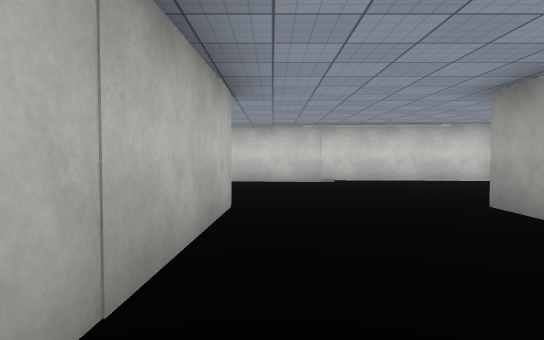
[1] (above)

18 first-person views from a walk through a scene from a Unity 3-D project. The camera is 1.2 m above the floor, tilts 2° down and sees 75° across. The floor is counted in squares, 2 m on a side. Each view is taken from the middle of a square. On the plan, view 1 faces up. The plan holds only what a view shows up to about 10 squares ahead; the rest is blank. The place goes on beyond the plan. Surface patterns are stand-ins for the level's own textures.

[2]
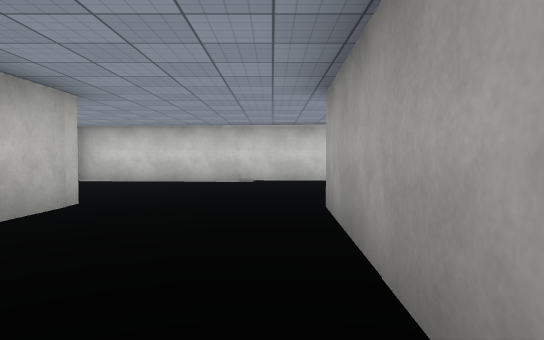

[3]
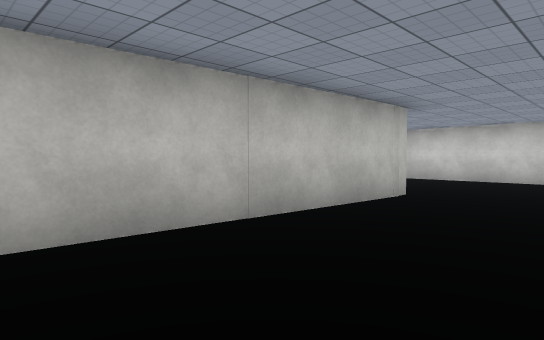

[4]
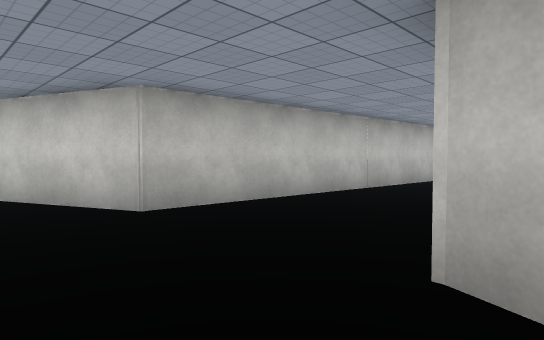

[5]
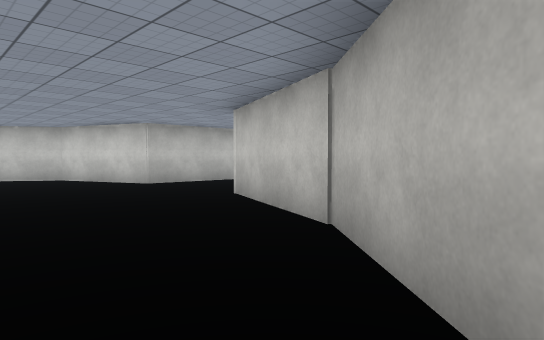

[6]
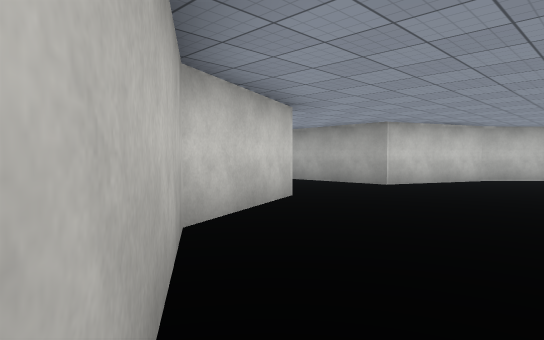

[7]
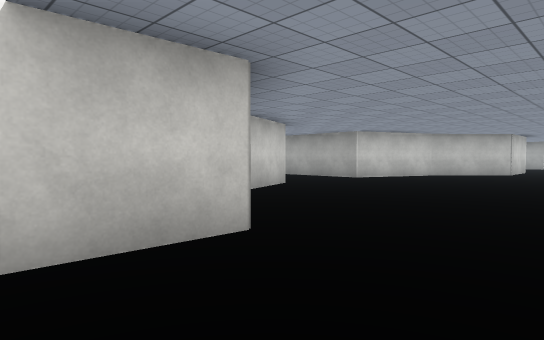

[8]
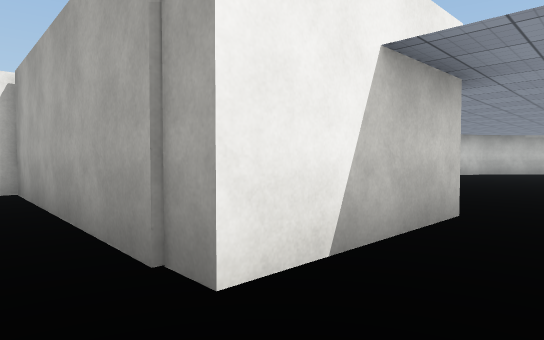

[9]
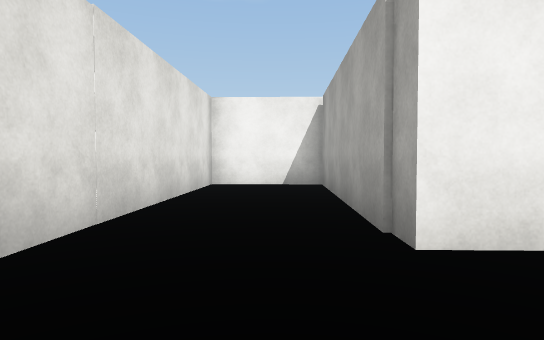

[10]
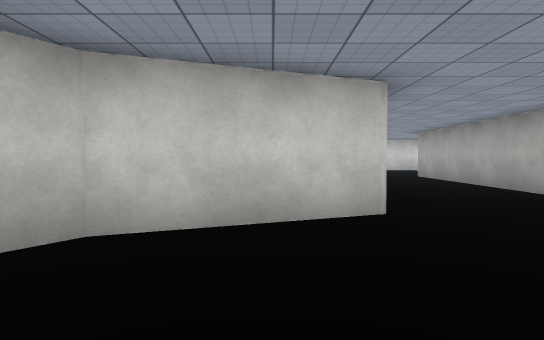

[11]
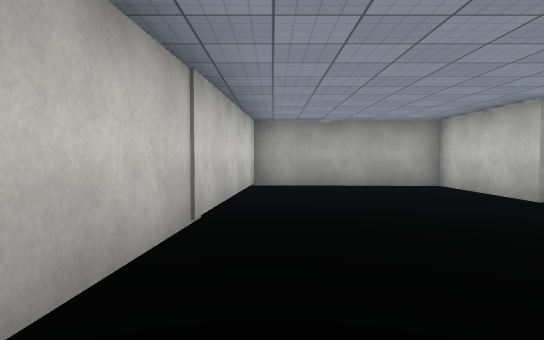

[12]
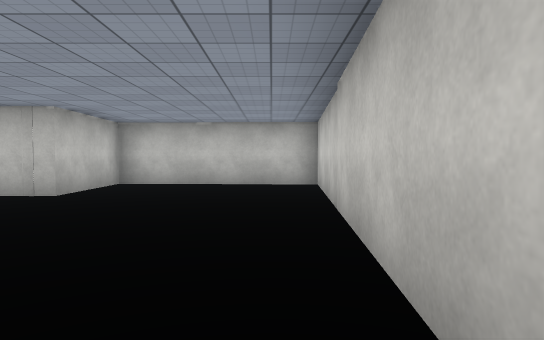

[13]
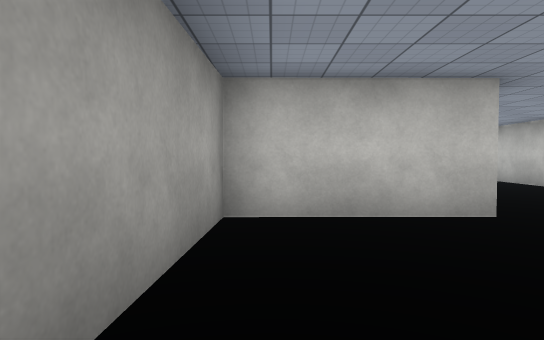

[14]
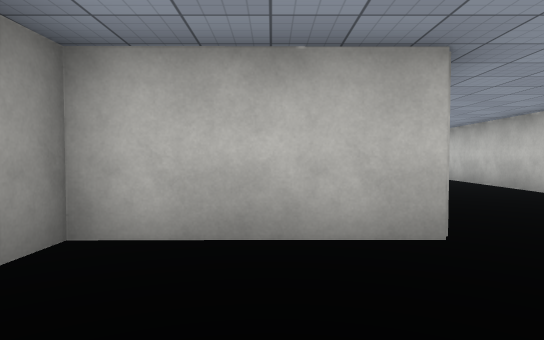

[15]
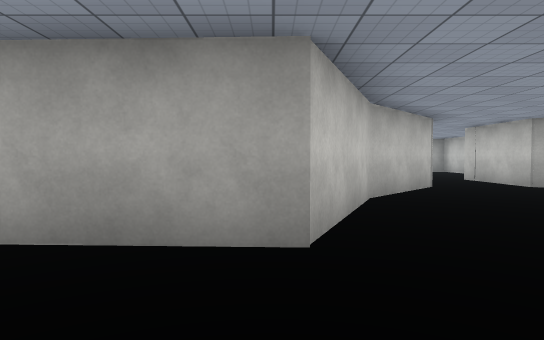

[16]
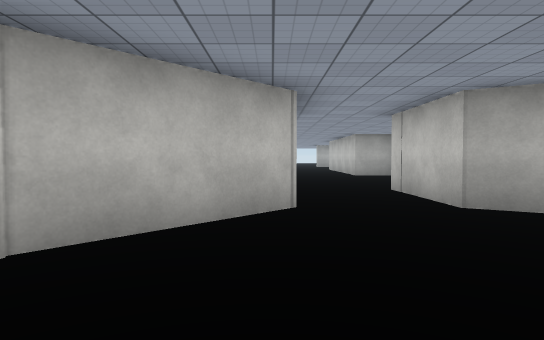

[17]
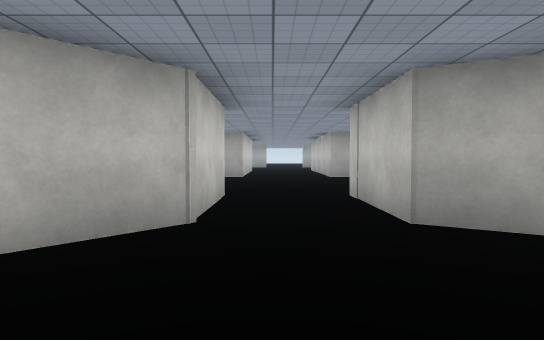

[18]
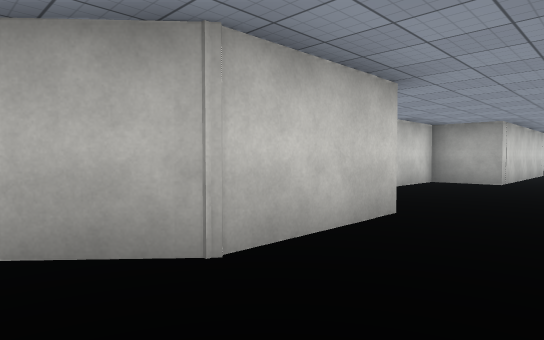

### Floor plan
Points are (right, up) in squares from view 1. A wall is a line through its corners. A room is listed if a view was taken in it or the views show most of it. See-through windows are left out.
Room 1 (views 1, 2, 3, 4, 5, 6, 7, 8, 9, 10, 11, 12, 13, 14, 15, 16, 17, 18)
walls: (6.7, -9.2) (7.2, -8.3) (9.8, -8.3); (9.8, -6.3) (7.2, -6.3) (5.2, -4.4) (2.3, -3.2) (2.7, 4.4) (5.5, 4.4) (5.6, 8.4) (-2.9, 9) (-3.1, 4.5) (-0.5, 4.6) (-0.8, -3.3) (-3.4, -4.3) (-5, -6.8) (-8.1, -6.7) (-7.9, -1.1) (-10.4, -1) (-10.6, -7)
ways out: opening at (9, -7)

Positions as (right, up) in squares from view 1, and headings:
1: (0, 0), facing up
2: (2, 0), facing up
3: (2, -1), facing up-left
4: (3, -5), facing up-left
5: (7, -7), facing up-left
6: (-5, -7), facing up-right
7: (-7, -9), facing up-right
8: (-9, -8), facing up-right
9: (-9, -9), facing up
10: (-2, -7), facing up
11: (-2, 8), facing right
12: (5, 8), facing left
13: (5, 8), facing down
14: (4, 7), facing down
15: (0, -3), facing right
16: (3, -6), facing right
17: (4, -7), facing right
18: (6, -8), facing up-right
